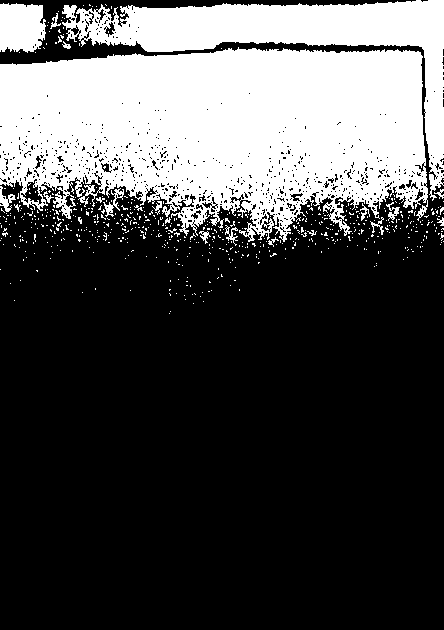
#> input picture code/ai_pipeline/test.png, 444 x 630 px, found by its file name
$ python interogator.py
#> lines starting #> are read from the running program, lines starting #| are printed output that depends on the picture; after the words box and inside, x2 and y2 are one past the last pixel; in counts of white or black regions, pixels touching at a corner belong together
from clip_interrogator import Config, Interrogator
from PIL import Image
import time

file = open( "./timeTests/time.txt", "w+" )

for imgSize in [ ( 256, 256 ), ( 512, 256 ), ( 768, 512 ) ]:
    for model in [ "ViT-B-16/openai", "ViT-B-32/openai", "ViT-L-14/openai" ]:
        for device in [ "cpu", "cuda" ]:
            img = Image.open( "./test.png" ).convert('RGB')
#> img: PIL image 444x630 RGB; 29.8% white; 614 white regions (592 under 20 px), largest, box (x1, y1, x2, y2) and area: (0, 47, 428, 242) 61669, (62, 0, 444, 201) 17086, (0, 3, 46, 53) 1978
            img = img.resize( imgSize )
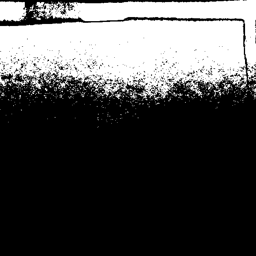
#> img: PIL image 256x256 RGB; min 0, max 255, mean 76.1

#> (the run stopped early here; a loop or call above may not have finished)
